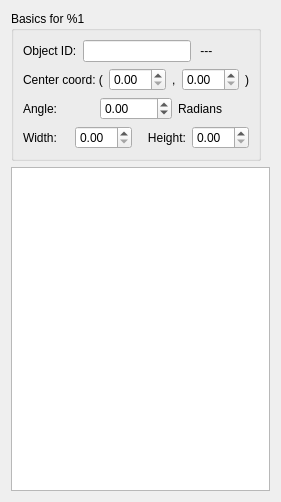
<?xml version="1.0" encoding="UTF-8"?>
<ui version="4.0">
 <class>EditObjectDialog</class>
 <widget class="QDialog" name="EditObjectDialog">
  <property name="geometry">
   <rect>
    <x>0</x>
    <y>0</y>
    <width>281</width>
    <height>502</height>
   </rect>
  </property>
  <property name="windowTitle">
   <string>Edit Object</string>
  </property>
  <layout class="QVBoxLayout" name="verticalLayout_2">
   <item>
    <widget class="QGroupBox" name="groupBox">
     <property name="sizePolicy">
      <sizepolicy hsizetype="Maximum" vsizetype="Preferred">
       <horstretch>0</horstretch>
       <verstretch>0</verstretch>
      </sizepolicy>
     </property>
     <property name="title">
      <string notr="true">Basics for %1</string>
     </property>
     <layout class="QVBoxLayout" name="verticalLayout">
      <item>
       <layout class="QHBoxLayout" name="horizontalLayout_4">
        <item>
         <widget class="QLabel" name="label_8">
          <property name="text">
           <string>Object ID:</string>
          </property>
         </widget>
        </item>
        <item>
         <widget class="QLineEdit" name="lineEditID">
          <property name="sizePolicy">
           <sizepolicy hsizetype="Maximum" vsizetype="Fixed">
            <horstretch>0</horstretch>
            <verstretch>0</verstretch>
           </sizepolicy>
          </property>
          <property name="minimumSize">
           <size>
            <width>100</width>
            <height>20</height>
           </size>
          </property>
          <property name="maximumSize">
           <size>
            <width>300</width>
            <height>100</height>
           </size>
          </property>
          <property name="text">
           <string notr="true"/>
          </property>
          <property name="maxLength">
           <number>32</number>
          </property>
         </widget>
        </item>
        <item>
         <widget class="QLabel" name="labelUnique">
          <property name="text">
           <string notr="true" extracomment="no need to translate this text"> --- </string>
          </property>
         </widget>
        </item>
       </layout>
      </item>
      <item>
       <layout class="QHBoxLayout" name="horizontalLayout">
        <item>
         <widget class="QLabel" name="label">
          <property name="text">
           <string>Center coord: (</string>
          </property>
         </widget>
        </item>
        <item>
         <widget class="QDoubleSpinBox" name="spinBoxX">
          <property name="singleStep">
           <double>0.010000000000000</double>
          </property>
         </widget>
        </item>
        <item>
         <widget class="QLabel" name="label_2">
          <property name="text">
           <string>,</string>
          </property>
         </widget>
        </item>
        <item>
         <widget class="QDoubleSpinBox" name="spinBoxY">
          <property name="singleStep">
           <double>0.010000000000000</double>
          </property>
         </widget>
        </item>
        <item>
         <widget class="QLabel" name="label_3">
          <property name="text">
           <string>)</string>
          </property>
         </widget>
        </item>
       </layout>
      </item>
      <item>
       <layout class="QHBoxLayout" name="horizontalLayout_3">
        <item>
         <widget class="QLabel" name="label_4">
          <property name="text">
           <string>Angle:</string>
          </property>
         </widget>
        </item>
        <item>
         <widget class="QDoubleSpinBox" name="spinBoxAngle">
          <property name="minimum">
           <double>-10.000000000000000</double>
          </property>
          <property name="maximum">
           <double>10.000000000000000</double>
          </property>
          <property name="singleStep">
           <double>0.261800000000000</double>
          </property>
         </widget>
        </item>
        <item>
         <widget class="QLabel" name="label_7">
          <property name="text">
           <string>Radians</string>
          </property>
         </widget>
        </item>
       </layout>
      </item>
      <item>
       <layout class="QHBoxLayout" name="horizontalLayout_2">
        <item>
         <widget class="QLabel" name="label_5">
          <property name="text">
           <string>Width:</string>
          </property>
         </widget>
        </item>
        <item>
         <widget class="QDoubleSpinBox" name="spinBoxWidth">
          <property name="singleStep">
           <double>0.010000000000000</double>
          </property>
         </widget>
        </item>
        <item>
         <widget class="QLabel" name="label_6">
          <property name="text">
           <string>   Height:</string>
          </property>
         </widget>
        </item>
        <item>
         <widget class="QDoubleSpinBox" name="spinBoxHeight">
          <property name="singleStep">
           <double>0.010000000000000</double>
          </property>
         </widget>
        </item>
       </layout>
      </item>
     </layout>
    </widget>
   </item>
   <item>
    <widget class="QTableWidget" name="tableWidget"/>
   </item>
  </layout>
 </widget>
 <resources/>
 <connections/>
</ui>
